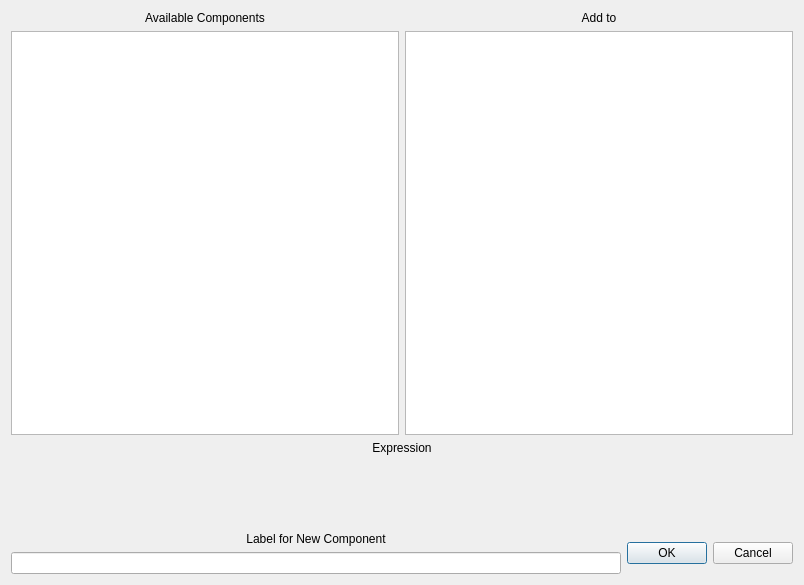
<?xml version="1.0" encoding="UTF-8"?>
<ui version="4.0">
 <class>CustomComponentWidget</class>
 <widget class="QDialog" name="CustomComponentWidget">
  <property name="geometry">
   <rect>
    <x>0</x>
    <y>0</y>
    <width>804</width>
    <height>585</height>
   </rect>
  </property>
  <property name="windowTitle">
   <string>Dialog</string>
  </property>
  <layout class="QHBoxLayout" name="horizontalLayout_4">
   <item>
    <layout class="QVBoxLayout" name="verticalLayout_5" stretch="5,1,1">
     <item>
      <layout class="QHBoxLayout" name="horizontalLayout" stretch="1,1">
       <item>
        <layout class="QVBoxLayout" name="verticalLayout_2" stretch="5,0">
         <item>
          <widget class="QLabel" name="label">
           <property name="sizePolicy">
            <sizepolicy hsizetype="Preferred" vsizetype="Fixed">
             <horstretch>0</horstretch>
             <verstretch>0</verstretch>
            </sizepolicy>
           </property>
           <property name="text">
            <string>Available Components</string>
           </property>
           <property name="alignment">
            <set>Qt::AlignCenter</set>
           </property>
          </widget>
         </item>
         <item>
          <widget class="QListWidget" name="component_list">
           <property name="toolTip">
            <string>&lt;!DOCTYPE HTML PUBLIC &quot;-//W3C//DTD HTML 4.0//EN&quot; &quot;http://www.w3.org/TR/REC-html40/strict.dtd&quot;&gt;
&lt;html&gt;&lt;head&gt;&lt;meta name=&quot;qrichtext&quot; content=&quot;1&quot; /&gt;&lt;style type=&quot;text/css&quot;&gt;
p, li { white-space: pre-wrap; }
&lt;/style&gt;&lt;/head&gt;&lt;body style=&quot; font-family:'Lucida Grande'; font-size:12pt; font-weight:400; font-style:normal;&quot;&gt;
&lt;p style=&quot; margin-top:0px; margin-bottom:0px; margin-left:0px; margin-right:0px; -qt-block-indent:0; text-indent:0px;&quot;&gt;Available components to reference when defining a new component&lt;/p&gt;&lt;/body&gt;&lt;/html&gt;</string>
           </property>
           <property name="defaultDropAction">
            <enum>Qt::IgnoreAction</enum>
           </property>
          </widget>
         </item>
        </layout>
       </item>
       <item>
        <layout class="QVBoxLayout" name="verticalLayout" stretch="5,1">
         <item>
          <widget class="QLabel" name="label_2">
           <property name="sizePolicy">
            <sizepolicy hsizetype="Preferred" vsizetype="Fixed">
             <horstretch>0</horstretch>
             <verstretch>0</verstretch>
            </sizepolicy>
           </property>
           <property name="text">
            <string>Add to</string>
           </property>
           <property name="alignment">
            <set>Qt::AlignCenter</set>
           </property>
          </widget>
         </item>
         <item>
          <widget class="QListWidget" name="data_list">
           <property name="toolTip">
            <string>&lt;!DOCTYPE HTML PUBLIC &quot;-//W3C//DTD HTML 4.0//EN&quot; &quot;http://www.w3.org/TR/REC-html40/strict.dtd&quot;&gt;
&lt;html&gt;&lt;head&gt;&lt;meta name=&quot;qrichtext&quot; content=&quot;1&quot; /&gt;&lt;style type=&quot;text/css&quot;&gt;
p, li { white-space: pre-wrap; }
&lt;/style&gt;&lt;/head&gt;&lt;body style=&quot; font-family:'Lucida Grande'; font-size:12pt; font-weight:400; font-style:normal;&quot;&gt;
&lt;p style=&quot; margin-top:0px; margin-bottom:0px; margin-left:0px; margin-right:0px; -qt-block-indent:0; text-indent:0px;&quot;&gt;Select one or more data sets to add the new component to&lt;/p&gt;&lt;/body&gt;&lt;/html&gt;</string>
           </property>
          </widget>
         </item>
        </layout>
       </item>
      </layout>
     </item>
     <item>
      <layout class="QVBoxLayout" name="verticalLayout_3" stretch="0,0">
       <item>
        <widget class="QLabel" name="label_3">
         <property name="sizePolicy">
          <sizepolicy hsizetype="Preferred" vsizetype="Fixed">
           <horstretch>0</horstretch>
           <verstretch>0</verstretch>
          </sizepolicy>
         </property>
         <property name="text">
          <string>Expression</string>
         </property>
         <property name="alignment">
          <set>Qt::AlignCenter</set>
         </property>
        </widget>
       </item>
       <item>
        <widget class="QWidget" name="expression_holder" native="true"/>
       </item>
      </layout>
     </item>
     <item>
      <layout class="QHBoxLayout" name="horizontalLayout_2" stretch="10,0">
       <item>
        <layout class="QVBoxLayout" name="verticalLayout_4" stretch="5,1">
         <item>
          <widget class="QLabel" name="label_4">
           <property name="sizePolicy">
            <sizepolicy hsizetype="Preferred" vsizetype="Fixed">
             <horstretch>0</horstretch>
             <verstretch>0</verstretch>
            </sizepolicy>
           </property>
           <property name="text">
            <string>Label for New Component</string>
           </property>
           <property name="alignment">
            <set>Qt::AlignCenter</set>
           </property>
          </widget>
         </item>
         <item>
          <widget class="QLineEdit" name="new_label"/>
         </item>
        </layout>
       </item>
       <item>
        <widget class="QDialogButtonBox" name="buttonBox">
         <property name="sizePolicy">
          <sizepolicy hsizetype="Preferred" vsizetype="Fixed">
           <horstretch>0</horstretch>
           <verstretch>0</verstretch>
          </sizepolicy>
         </property>
         <property name="orientation">
          <enum>Qt::Horizontal</enum>
         </property>
         <property name="standardButtons">
          <set>QDialogButtonBox::Cancel|QDialogButtonBox::Ok</set>
         </property>
        </widget>
       </item>
      </layout>
     </item>
    </layout>
   </item>
  </layout>
 </widget>
 <resources/>
 <connections>
  <connection>
   <sender>buttonBox</sender>
   <signal>accepted()</signal>
   <receiver>CustomComponentWidget</receiver>
   <slot>accept()</slot>
   <hints>
    <hint type="sourcelabel">
     <x>248</x>
     <y>254</y>
    </hint>
    <hint type="destinationlabel">
     <x>157</x>
     <y>274</y>
    </hint>
   </hints>
  </connection>
  <connection>
   <sender>buttonBox</sender>
   <signal>rejected()</signal>
   <receiver>CustomComponentWidget</receiver>
   <slot>reject()</slot>
   <hints>
    <hint type="sourcelabel">
     <x>316</x>
     <y>260</y>
    </hint>
    <hint type="destinationlabel">
     <x>286</x>
     <y>274</y>
    </hint>
   </hints>
  </connection>
 </connections>
</ui>
